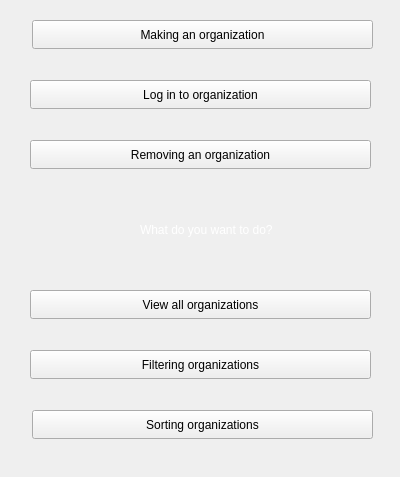
<?xml version="1.0" encoding="UTF-8"?>
<ui version="4.0">
 <class>organization_entrance</class>
 <widget class="QWidget" name="organization_entrance">
  <property name="geometry">
   <rect>
    <x>0</x>
    <y>0</y>
    <width>400</width>
    <height>477</height>
   </rect>
  </property>
  <property name="windowTitle">
   <string>Form</string>
  </property>
  <property name="styleSheet">
   <string notr="true">organization_entrance{
background-color:black;
}</string>
  </property>
  <widget class="QPushButton" name="pushButton">
   <property name="geometry">
    <rect>
     <x>32</x>
     <y>20</y>
     <width>341</width>
     <height>29</height>
    </rect>
   </property>
   <property name="text">
    <string>Making an organization</string>
   </property>
  </widget>
  <widget class="QPushButton" name="pushButton_2">
   <property name="geometry">
    <rect>
     <x>30</x>
     <y>80</y>
     <width>341</width>
     <height>29</height>
    </rect>
   </property>
   <property name="text">
    <string>Log in to organization</string>
   </property>
  </widget>
  <widget class="QPushButton" name="pushButton_3">
   <property name="geometry">
    <rect>
     <x>30</x>
     <y>140</y>
     <width>341</width>
     <height>29</height>
    </rect>
   </property>
   <property name="text">
    <string>Removing an organization</string>
   </property>
  </widget>
  <widget class="QPushButton" name="pushButton_4">
   <property name="geometry">
    <rect>
     <x>30</x>
     <y>290</y>
     <width>341</width>
     <height>29</height>
    </rect>
   </property>
   <property name="text">
    <string>View all organizations</string>
   </property>
  </widget>
  <widget class="QPushButton" name="pushButton_5">
   <property name="geometry">
    <rect>
     <x>30</x>
     <y>350</y>
     <width>341</width>
     <height>29</height>
    </rect>
   </property>
   <property name="text">
    <string>Filtering organizations</string>
   </property>
  </widget>
  <widget class="QPushButton" name="pushButton_6">
   <property name="geometry">
    <rect>
     <x>32</x>
     <y>410</y>
     <width>341</width>
     <height>29</height>
    </rect>
   </property>
   <property name="text">
    <string>Sorting organizations</string>
   </property>
  </widget>
  <widget class="QLabel" name="label">
   <property name="geometry">
    <rect>
     <x>140</x>
     <y>220</y>
     <width>171</width>
     <height>20</height>
    </rect>
   </property>
   <property name="styleSheet">
    <string notr="true">#label{
color:white
}</string>
   </property>
   <property name="text">
    <string>What do you want to do?</string>
   </property>
  </widget>
 </widget>
 <resources/>
 <connections/>
</ui>
